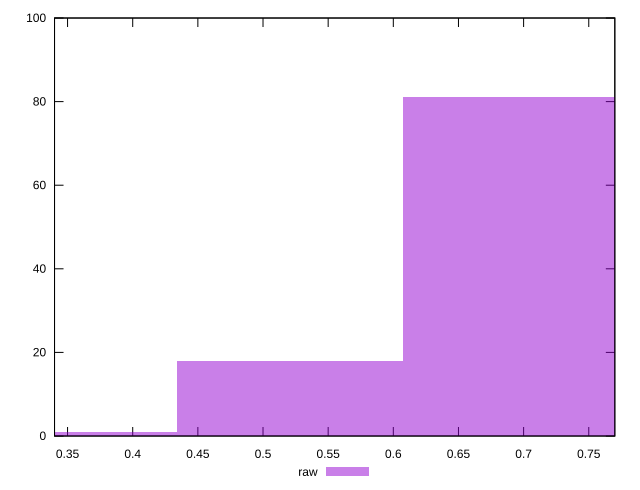

Source code (gnuplot):
reset

$raw <<EOF
0.6943563486142275 81
0.5207672614606706 18
0.34717817430711373 1
EOF

set key outside below
set boxwidth 0.17358908715355686
set xrange [0.34:0.77]
set yrange [0:100]
set trange [0:100]
set style fill transparent solid 0.5 noborder
set terminal svg size 640, 490 enhanced background rgb 'white'
set output "report_00015_2021-02-09T16-11-33.973Z/meta/score/samples/pages+cached+noadtech+nomedia+nocss/raw/histogram.svg"

plot $raw title "raw" with boxes

reset
